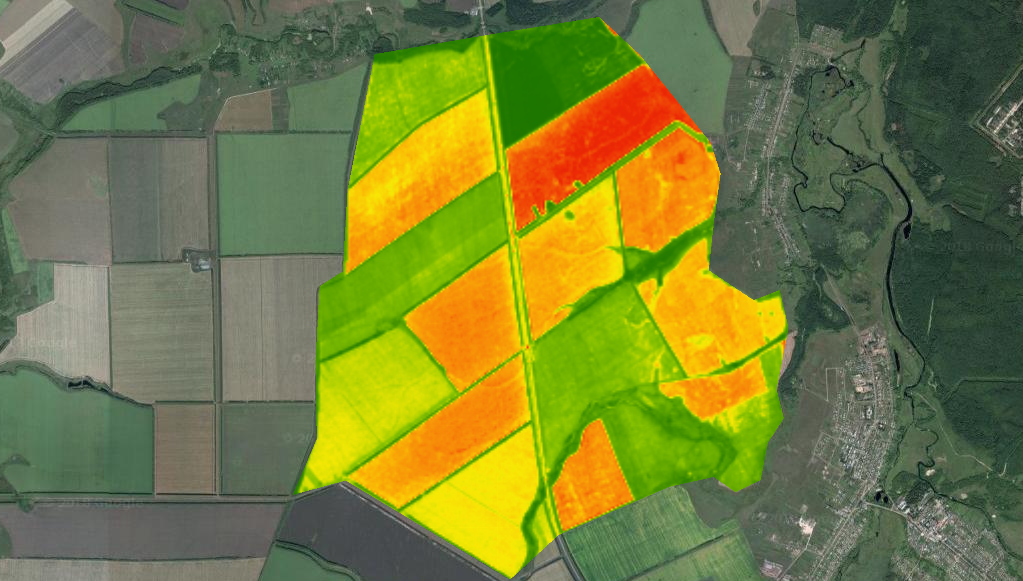
#> input picture src/image.png, 1023 x 581 px
$ python test3.py
#> lines starting #> are read from the running program, lines starting #| are printed output that depends on the picture; after the words box and inside, x2 and y2 are one past the last pixel; in counts of white or black regions, pixels touching at a corner belong together
import cv2
import numpy as np
import matplotlib.pyplot as plt

# Load a color image in grayscale
img = cv2.imread('image.png', cv2.IMREAD_GRAYSCALE)
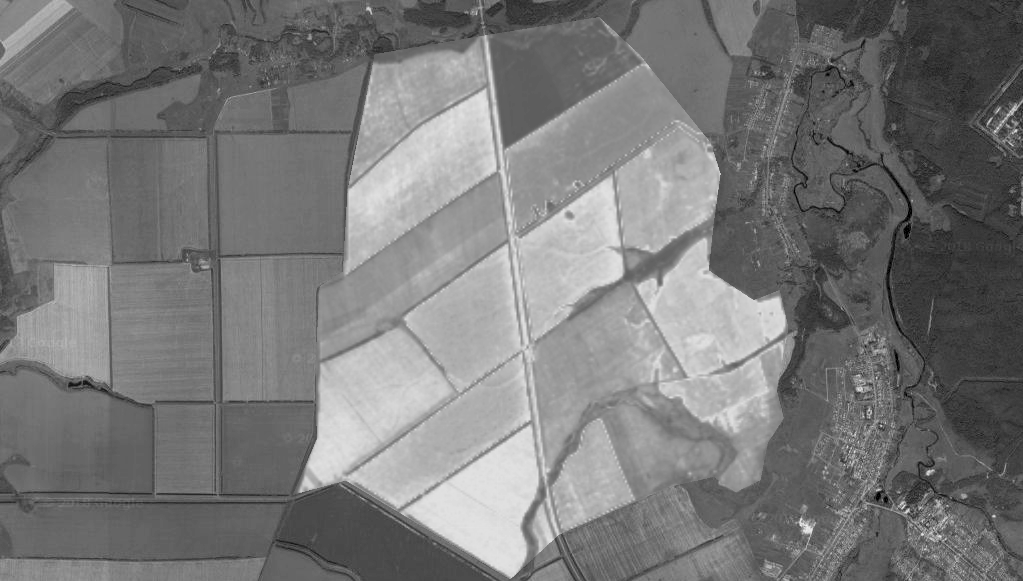
#> img: shape (581, 1023); min 0, max 244, mean 120.4
cv2.imshow ("grayscale", img)

# Apply edge detection
edges = cv2.Canny(img, 1, 1)
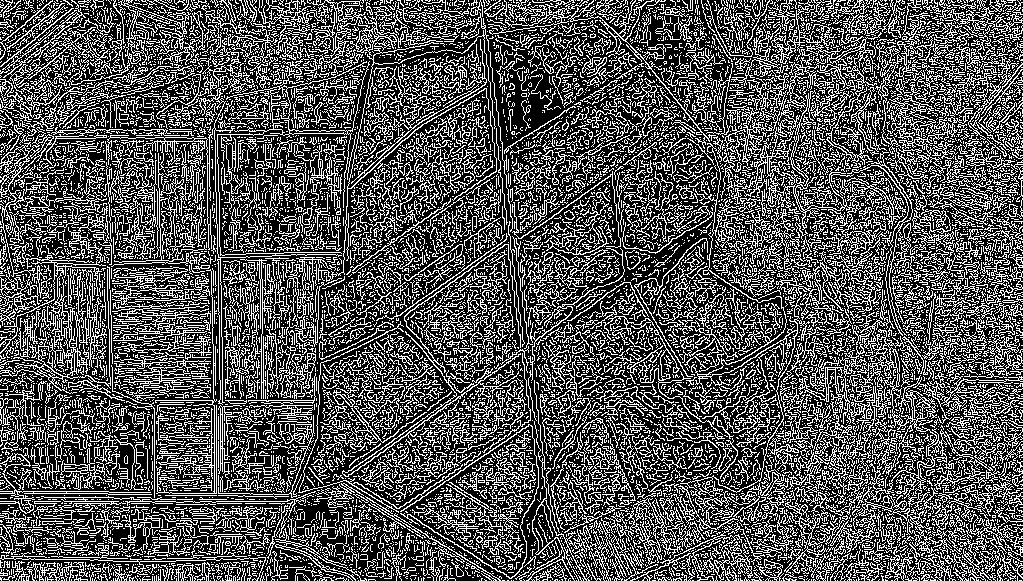
#> edges: shape (581, 1023); 33% white in thin lines or dots

# If you want to visualize the final image where edges are detected
plt.imshow(edges)
plt.show()

ret, edges = cv2.threshold(edges, 1, 255, cv2.THRESH_BINARY)

# Given 'edges' is a 2D Numpy array
contours, hierarchy = cv2.findContours(edges, cv2.RETR_LIST, cv2.CHAIN_APPROX_TC89_KCOS)
#> contours = 14841 contours, 13739 with area under 20; largest, box (x1, y1, x2, y2) and area: (105, 58, 370, 405) 2740, (852, 289, 995, 510) 2668, (0, 255, 125, 401) 2545, (732, 90, 904, 255) 1982, (731, 9, 882, 165) 1784

# Create a copy of the image to draw contours
contour_img = img.copy()

for cnt in contours:
      rect = cv2.minAreaRect(cnt) # пытаемся вписать прямоугольник
      box = cv2.boxPoints(rect) # поиск четырех вершин прямоугольника
      box = np.intp(box) # округление координат
      cv2.drawContours(img,[box],0,(0,255,0),2) # рисуем прямоугольник
#> this loop made 14841 passes
#> (rect, box) on passes 1 to 3: (((1020, 580), (0, 2), -90), [[1021, 580], [1019, 580], [1019, 580], [1021, 580]]), (((1015, 580), (0, 0), -90), [[1015, 580], [1015, 580], [1015, 580], [1015, 580]]), (((1012, 580), (0, 0), -90), [[1012, 580], [1012, 580], [1012, 580], [1012, 580]])
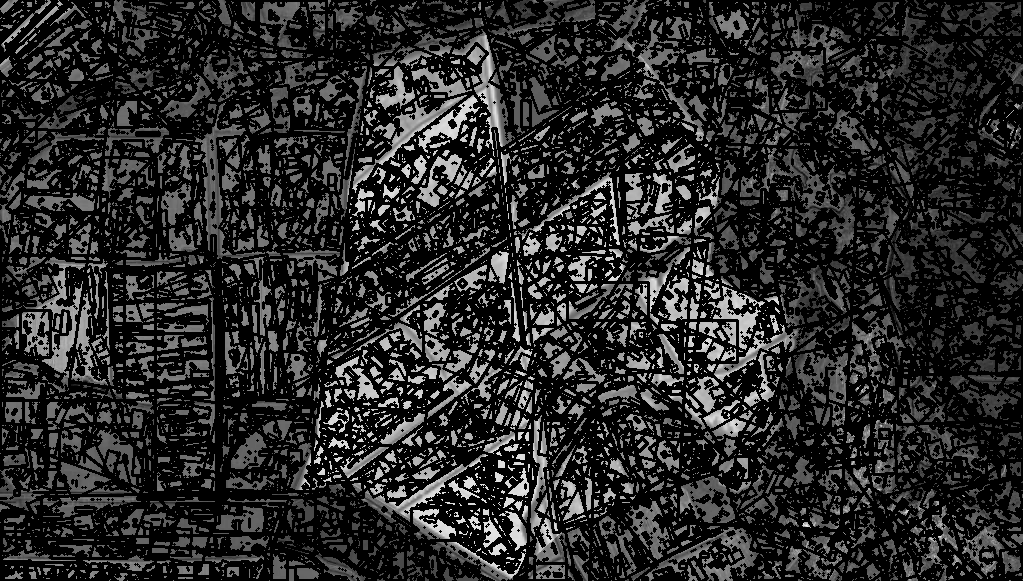
#> img: shape (581, 1023); min 0, max 244, mean 40.9

# Saving the image
plt.imshow(img)
plt.show()
